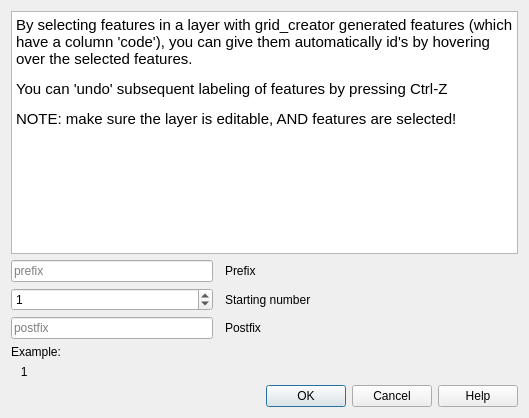
<?xml version="1.0" encoding="UTF-8"?>
<ui version="4.0">
 <class>Dialog</class>
 <widget class="QDialog" name="Dialog">
  <property name="windowModality">
   <enum>Qt::ApplicationModal</enum>
  </property>
  <property name="geometry">
   <rect>
    <x>0</x>
    <y>0</y>
    <width>529</width>
    <height>418</height>
   </rect>
  </property>
  <property name="windowTitle">
   <string>Dialog</string>
  </property>
  <layout class="QGridLayout" name="gridLayout_2">
   <item row="0" column="0">
    <layout class="QGridLayout" name="gridLayout">
     <item row="4" column="0" colspan="4">
      <widget class="QLabel" name="lbl_example_title">
       <property name="text">
        <string>Example:</string>
       </property>
      </widget>
     </item>
     <item row="2" column="2">
      <widget class="QLabel" name="lbl_number">
       <property name="text">
        <string>Starting number</string>
       </property>
      </widget>
     </item>
     <item row="3" column="0">
      <widget class="QLineEdit" name="le_postfix">
       <property name="focusPolicy">
        <enum>Qt::StrongFocus</enum>
       </property>
       <property name="placeholderText">
        <string>postfix</string>
       </property>
      </widget>
     </item>
     <item row="1" column="0">
      <widget class="QLineEdit" name="le_prefix">
       <property name="focusPolicy">
        <enum>Qt::StrongFocus</enum>
       </property>
       <property name="placeholderText">
        <string>prefix</string>
       </property>
      </widget>
     </item>
     <item row="1" column="2">
      <widget class="QLabel" name="lbl_prefix">
       <property name="text">
        <string>Prefix</string>
       </property>
      </widget>
     </item>
     <item row="3" column="2">
      <widget class="QLabel" name="lbl_postfix">
       <property name="text">
        <string>Postfix</string>
       </property>
      </widget>
     </item>
     <item row="3" column="3">
      <spacer name="horizontalSpacer">
       <property name="orientation">
        <enum>Qt::Horizontal</enum>
       </property>
       <property name="sizeHint" stdset="0">
        <size>
         <width>40</width>
         <height>20</height>
        </size>
       </property>
      </spacer>
     </item>
     <item row="0" column="0" colspan="4">
      <widget class="QTextEdit" name="textEdit">
       <property name="readOnly">
        <bool>true</bool>
       </property>
       <property name="html">
        <string>&lt;!DOCTYPE HTML PUBLIC &quot;-//W3C//DTD HTML 4.0//EN&quot; &quot;http://www.w3.org/TR/REC-html40/strict.dtd&quot;&gt;
&lt;html&gt;&lt;head&gt;&lt;meta name=&quot;qrichtext&quot; content=&quot;1&quot; /&gt;&lt;style type=&quot;text/css&quot;&gt;
p, li { white-space: pre-wrap; }
&lt;/style&gt;&lt;/head&gt;&lt;body style=&quot; font-family:'Cantarell'; font-size:11pt; font-weight:400; font-style:normal;&quot;&gt;
&lt;p style=&quot; margin-top:12px; margin-bottom:12px; margin-left:0px; margin-right:0px; -qt-block-indent:0; text-indent:0px;&quot;&gt;By selecting features in a layer with grid_creator generated features (which have a column 'code'), you can give them automatically id's by hovering over the selected features.&lt;/p&gt;
&lt;p style=&quot; margin-top:12px; margin-bottom:12px; margin-left:0px; margin-right:0px; -qt-block-indent:0; text-indent:0px;&quot;&gt;You can 'undo' subsequent labeling of features by pressing Ctrl-Z&lt;/p&gt;
&lt;p style=&quot; margin-top:12px; margin-bottom:12px; margin-left:0px; margin-right:0px; -qt-block-indent:0; text-indent:0px;&quot;&gt;NOTE: make sure the layer is editable, AND features are selected!&lt;/p&gt;&lt;/body&gt;&lt;/html&gt;</string>
       </property>
      </widget>
     </item>
     <item row="5" column="0" colspan="4">
      <widget class="QLabel" name="lbl_example">
       <property name="text">
        <string>   1</string>
       </property>
      </widget>
     </item>
     <item row="2" column="3">
      <spacer name="horizontalSpacer_2">
       <property name="orientation">
        <enum>Qt::Horizontal</enum>
       </property>
       <property name="sizeHint" stdset="0">
        <size>
         <width>40</width>
         <height>20</height>
        </size>
       </property>
      </spacer>
     </item>
     <item row="1" column="3">
      <spacer name="horizontalSpacer_3">
       <property name="orientation">
        <enum>Qt::Horizontal</enum>
       </property>
       <property name="sizeHint" stdset="0">
        <size>
         <width>40</width>
         <height>20</height>
        </size>
       </property>
      </spacer>
     </item>
     <item row="6" column="0" colspan="4">
      <widget class="QDialogButtonBox" name="buttonBox">
       <property name="focusPolicy">
        <enum>Qt::StrongFocus</enum>
       </property>
       <property name="orientation">
        <enum>Qt::Horizontal</enum>
       </property>
       <property name="standardButtons">
        <set>QDialogButtonBox::Cancel|QDialogButtonBox::Help|QDialogButtonBox::Ok</set>
       </property>
      </widget>
     </item>
     <item row="2" column="0">
      <widget class="QSpinBox" name="spinbox_number">
       <property name="maximum">
        <number>999999</number>
       </property>
       <property name="value">
        <number>1</number>
       </property>
      </widget>
     </item>
    </layout>
   </item>
  </layout>
 </widget>
 <resources/>
 <connections>
  <connection>
   <sender>buttonBox</sender>
   <signal>accepted()</signal>
   <receiver>Dialog</receiver>
   <slot>accept()</slot>
   <hints>
    <hint type="sourcelabel">
     <x>248</x>
     <y>254</y>
    </hint>
    <hint type="destinationlabel">
     <x>157</x>
     <y>274</y>
    </hint>
   </hints>
  </connection>
  <connection>
   <sender>buttonBox</sender>
   <signal>rejected()</signal>
   <receiver>Dialog</receiver>
   <slot>reject()</slot>
   <hints>
    <hint type="sourcelabel">
     <x>316</x>
     <y>260</y>
    </hint>
    <hint type="destinationlabel">
     <x>286</x>
     <y>274</y>
    </hint>
   </hints>
  </connection>
 </connections>
</ui>
